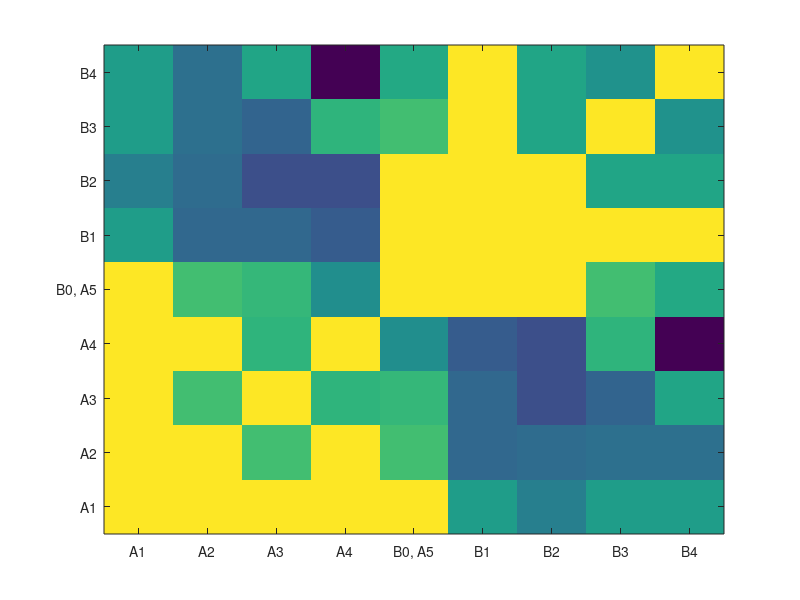

Source code (MATLAB):
function m = harmo()

l=10;
w = 0.01;
%   f=(1:100);
%    plot(hFunction(f, 10, w));
%   return 

% first set with four harmonics and two noisy peaks
f=[440, 880, 1320, 1760, 2173]; %, 511];
a=[.8, .6, .4, .4];
% second set with two sets of harmonics
  f=[440, 880, 1320, 1760, 2200, 550, 1100, 1650, 2750];
  f0 = [440, 440, 440, 440, 550, 550, 550, 550, 550];
  
  a=[.8, .8, .6, .4, .4, 1, .8, .6, .4];
% 
%    f=[f (1:4)*445];
%    a=[a ones(1, 4)];
% % 
% add noise to the parameters estimates
%      f=f+rand(1, length(f))*5;
%      a=a+rand(1, length(f))*0.1;

% f = (f-mean(f))/std(f);
% a = (a-mean(a))/std(a);

debug=1;
m = ones(length(f));

for i=1:length(f)
    for j=1:i
        %         weighting
        f1=f;f2=f;
        % fundamental frequency estimate for modulus
        hF = min([f(i), f(j)]);
%         hF = divisor(f(i), f(j));
        % weighting function considering minimal ff estimate
        A1=hFunction(f1, hF, w);
        A2=hFunction(f2, hF, w);
         A1=ones(1, length(a));
         A2=A1;
        % aligning the spectra of the two peaks
        f1 = f-f(i);
        f2 = f-(f(j));
        F1=f1;
        F2=f2;
 hF = min([f(i), f(j)]);
%  if(abs(f(i)-f(j)) > 50)
%  hF = min(hF, abs(f(i)-f(j)));
%  end
% hF = min([f0(i), f0(j)]);

% modulus apply (core idea to correlate spectra relevantly)
        f1 = f1./hF;
         f2 = f2./hF;
         f1=mod(f1, 1);
        f2= mod(f2, 1);
        % plotting
        if(debug)
%             clf 
%              subplot(3, 1, 1);
            hold on 
             text(f+50, a, [ num2str((1:length(f))'-1)]);
            stem(f, a);
            plot(f(1:5), a(1:5), 'ko');
%             stem(f(i), a(i), 'rd');
%             stem(f(j), a(j), 'rd'); 
%             subplot(3, 1, 2);

cla 

subplot(3, 1, 1);
cla
            hold on 
%             text(f1, (A1.*a)*1.2, num2str((1:length(f))'-1), 'Color', 'r');
            stem(F1, (A1.*a), 'k*');
%             text(f2, (A2.*a)*1.4, num2str((1:length(f))'-1), 'Color','k');
            stem(F2, (A2.*a), 'kd');
            xlabel('Frequency (Hz)') 
ylabel('Amplitude')

subplot(3, 1, 2);
 cla
 hold on
 stem(f1, (A1.*a), 'k*');
%             text(f2, (A2.*a)*1.4, num2str((1:length(f))'-1), 'Color','k');
            stem(f2, (A2.*a), 'kd');
            xlabel('Harmonically Wrapped Frequency')
ylabel('Amplitude')
axis([-0.2 1.2 0 1.5]);
subplot(3, 1, 3);
        end 
        % compute spectra correlation
        val = correlate(f1, f2, A1.*a, A2.*a, l, a);
        [f(i) f(j)]
        val
        % fill similarity matrix
        m(i,j)=val;
        m(j,i)=val; 
    end 
end

if(debug)
clf
imagesc(flipud(m));
set(gca,'XTick', (1:9));
set(gca,'YTick', (1:9));
textAxis = {'A1';'A2';'A3';'A4';'B0, A5';'B1';'B2';'B3';'B4'};
set(gca,'XTickLabel',textAxis)
set(gca,'YTickLabel',flipud(textAxis))

end

function res = correlate(f1, f2, a1, a2, l, a)

x1=zeros(1,l);
x2=zeros(1,l);
x3=zeros(1,l);
x4=zeros(1,l);

i1=mod(round(f1*l), l)+1;
i2=mod(round(f2*l), l)+1;

for i=1:length(a1)
x1(i1(i)) = x1(i1(i))+a1(i);
x2(i2(i)) = x2(i2(i))+a2(i);

x3(i1(i)) = x3(i1(i))+a(i);
x4(i2(i)) = x3(i2(i))+a(i);
end

t = (0:1/l:1-1/l);

% subplot(3, 1, 3);
cla
bar(t, [x1; x2]');
% res = (sum((x1-x2)*(x1-x2))/(sqrt(sum(x1-x2)*(x1-x2))*sqrt((x1-x2)*(x1-x2)))
res = (x1*x2')/(sqrt(x1*x1')*sqrt(x2*x2'));
xlabel('Harmonically Wrapped Frequency')
ylabel('Amplitude')

function res = computeCorrelation(f1, f2, a1, a2)

% activity flags for peaks
d1 = ones(1, length(f1));
d2 = ones(1, length(f2));

res =[];
Ind1=[];
Ind2=[];
for k=1:length(f1)
    % look for the closest peaks couple in frequency
    minDiff = 44100*2;
    ind2=0;
    ind1=0;
    for i=1:length(f2)
        for j=1:length(f1)
            if(d2(i) == 1 && d1(j) == 1)
                % the spectrum is cyclic due to the application of the
                % modulus
                df = max(f1(j),f2(i))-min(f1(j),f2(i)); % inside Case
                if (df>(1-max(f1(j),f2(i))+min(f1(j),f2(i)))) % outside Case
                    df = (1-max(f1(j),f2(i))+min(f1(j),f2(i)));
                end
                % select the closest couple in frequency
                if(df < minDiff)
                    minDiff = df;
                    ind1 = j;
                    ind2 = i;
                end
            end
        end
    end
    % compute similarity
    val = a1(ind1)*a2(ind2)/... % contribution of the correlate
        (minDiff^2/std([f1 f2])+0.000000000000000000001); % weighted by the frequency proximity

    % store datas
    Ind1 = [Ind1 ind1];
    Ind2 = [Ind2 ind2];
    res = [res val];
    % remove the two peaks from sets
    d1(ind1) = 0;
    d2(ind2) = 0;
end

% Ind1
% Ind2
% res

res = mean(res);

function A = hFunction(F, f, w)
% weighting function
% may be set to 1 when F<f
indexes = find(F<f);
A(indexes)=1;
indexes = find(F>=f);
% indexes=(1:length(F));
A(indexes) = bFunction(F(indexes), f).^(-w/log(bFunction(1,f)));

function A = bFunction(F, f)
% basic weighting function
A = (1+cos(2*pi*F/f))/2;


